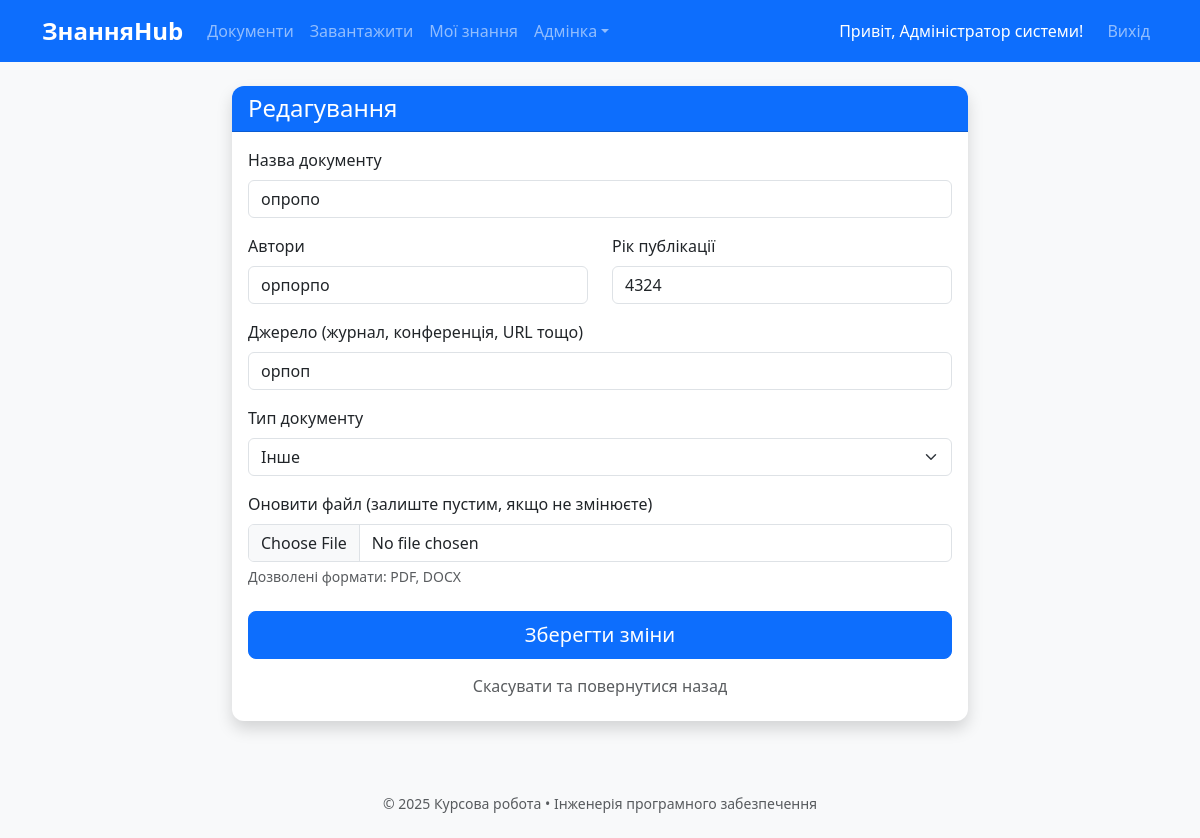
The app's page /document/1/edit (signed in), older data.
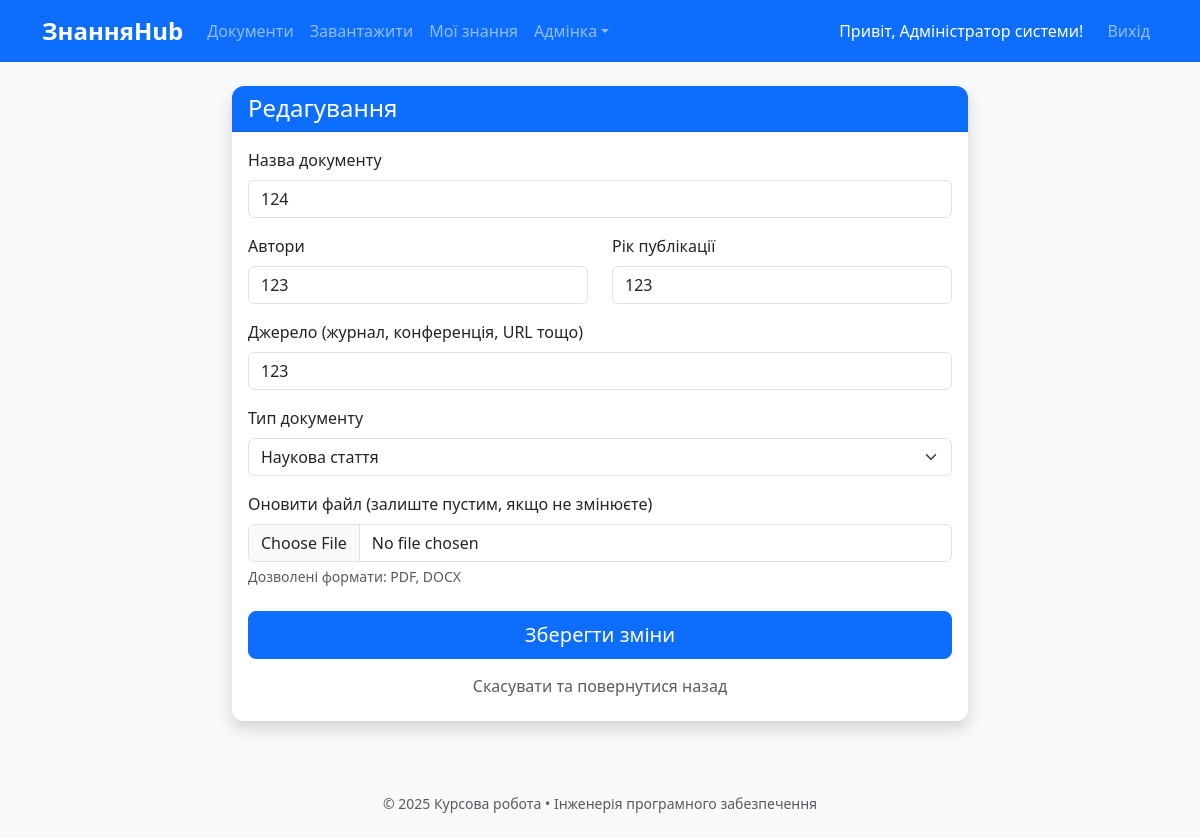
The same page, newer data.
### models.py (models this page shows)
class Document(db.Model):
    id = db.Column(db.Integer, primary_key=True)
    title = db.Column(db.String(300), nullable=False)
    authors = db.Column(db.Text)
    year = db.Column(db.Integer)
    source = db.Column(db.Text)
    doc_type = db.Column(db.String(50))
    original_filename = db.Column(db.String(300), nullable=False)
    stored_filename = db.Column(db.String(200), nullable=False, unique=True)
    uploaded_at = db.Column(db.DateTime, default=datetime.utcnow)
    uploaded_by = db.Column(db.Integer, db.ForeignKey('user.id'))
    user = db.relationship('User', backref='documents')

### app.py (the view, shortened to what this page needs)
    @app.route('/document/<int:doc_id>/edit', methods=['GET', 'POST'])
    @login_required
    def edit_document(doc_id):
        doc = Document.query.get_or_404(doc_id)
        if current_user.role != 'admin' and doc.uploaded_by != current_user.id: abort(403)
        form = DocumentEditForm(obj=doc)
        return render_template('document/upload.html', form=form, title="Редагування")

### forms.py
class DocumentEditForm(DocumentForm):
    file = FileField('Оновити файл (залиште пустим, якщо не змінюєте)', validators=[
        FileAllowed(['pdf', 'docx'], 'Тільки PDF та DOCX!')
    ])
    submit = SubmitField('Зберегти зміни')

### templates/document/upload.html (shortened to what this page needs)
{% extends "base.html" %}
{% block content %}
<div class="row justify-content-center">
    <div class="col-md-8">
        <div class="card shadow">
            <div class="card-header bg-primary text-white">
                <h4 class="mb-0">{{ title if title else 'Новий документ' }}</h4>
            </div>
            <div class="card-body">
                <form method="POST" enctype="multipart/form-data">
                    <div class="mb-3">
                        {{ form.title.label(class="form-label") }}
                        {{ form.title(class="form-control") }}
                    </div>
                    <div class="row">
                        <div class="col-md-6 mb-3">
                            {{ form.authors.label(class="form-label") }}
                            {{ form.authors(class="form-control") }}
                        </div>
                        <div class="col-md-6 mb-3">
                            {{ form.year.label(class="form-label") }}
                            {{ form.year(class="form-control") }}
                        </div>
                    </div>
                    <div class="mb-3">
                        {{ form.source.label(class="form-label") }}
                        {{ form.source(class="form-control") }}
                    </div>
                    <div class="mb-3">
                        {{ form.doc_type.label(class="form-label") }}
                        {{ form.doc_type(class="form-select") }}
                    </div>
                    <div class="mb-4">
                        {{ form.file.label(class="form-label") }}
                        {{ form.file(class="form-control") }}
                        <div class="form-text">Дозволені формати: PDF, DOCX</div>
                    </div>
                    <div class="d-grid gap-2">
                        {{ form.submit(class="btn btn-primary btn-lg") }}
                        <a href="{{ url_for('document_list') }}" class="btn btn-link text-muted text-decoration-none">
                            Скасувати та повернутися назад
                        </a>
                    </div>
                </form>
            </div>
        </div>
    </div>
</div>
{% endblock %}

Row changes from the older to the newer data that the page shows:
changed Document: title "опропо" → "124"; authors "орпорпо" → "123"; year "4324" → "123"; source "орпоп" → "123"; doc_type "Інше" → "Наукова стаття"
